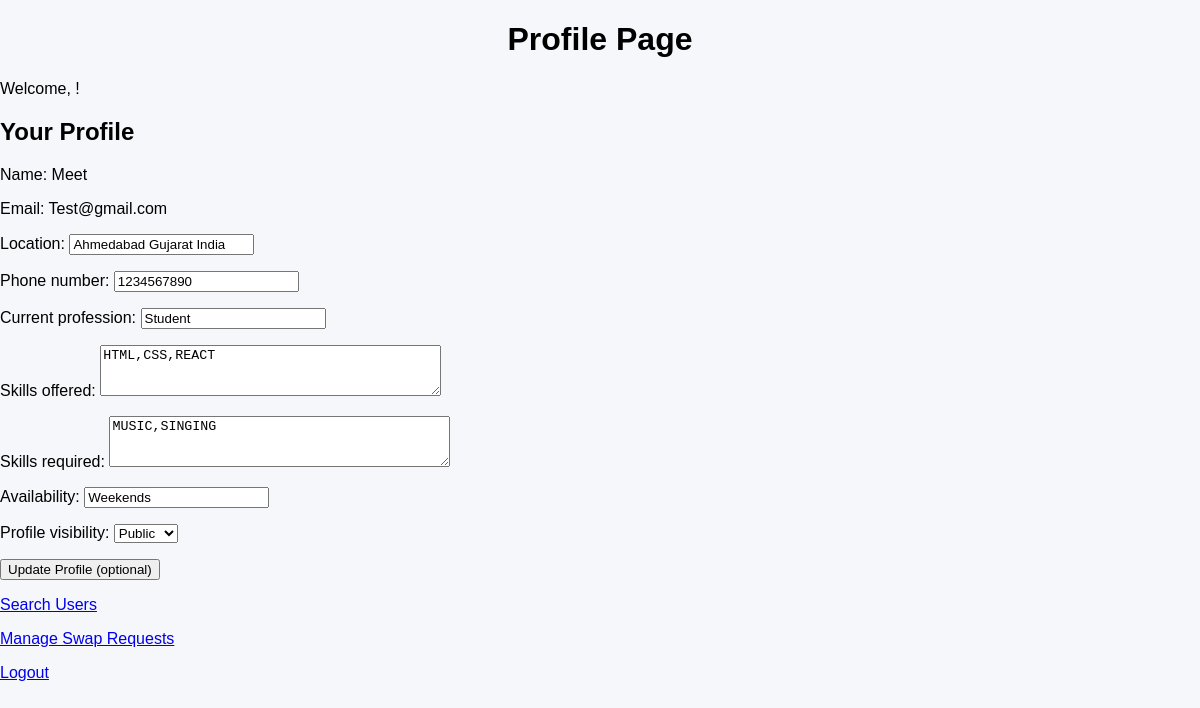
Page /profile/ (signed in) on the earlier database version.
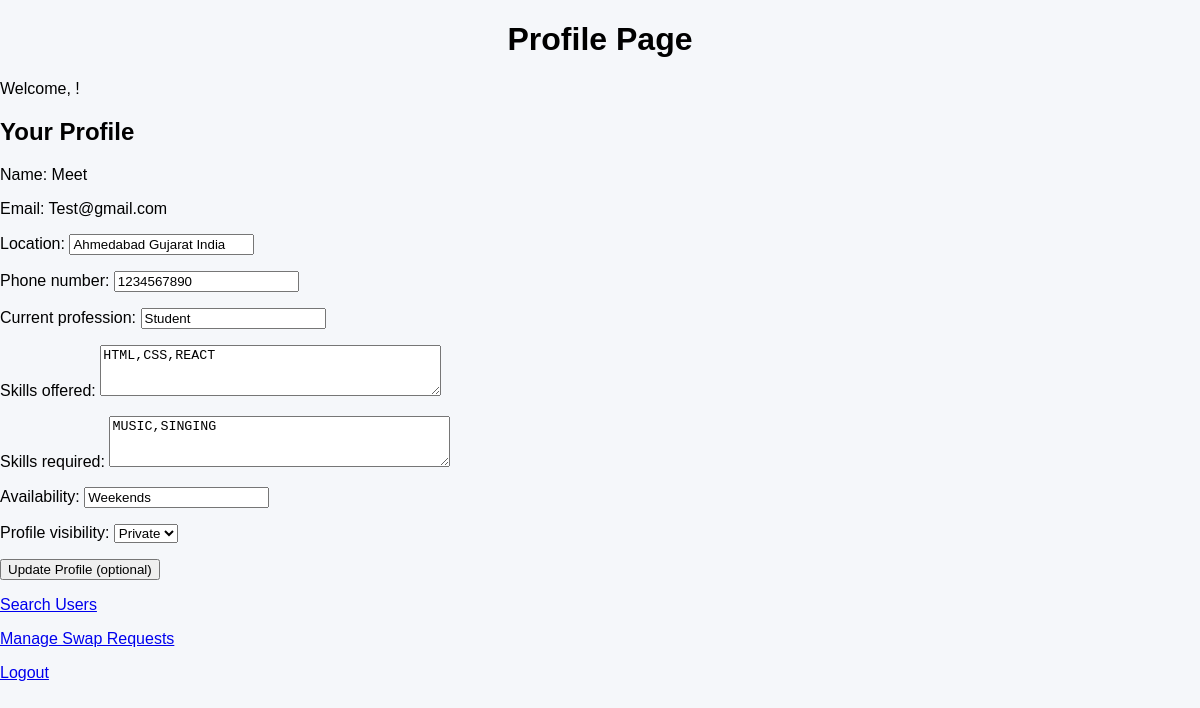
Same page on the later database version.
### skill_swap_user/models.py (models this page shows, shortened)
class UserDetails(models.Model):
    user = models.OneToOneField(CustomUser, on_delete=models.CASCADE, related_name='details')
    location = models.CharField(max_length=150, blank=True)
    phone_number = models.CharField(max_length=20, blank=True)
    current_profession = models.CharField(max_length=100, blank=True)
    skills_offered = models.TextField(blank=True)
    skills_required = models.TextField(blank=True)
    availability = models.CharField(max_length=100, blank=True)
    profile_visibility = models.CharField(
    max_length=10,
        choices=[('public', 'Public'), ('private', 'Private')],
    default='public'
    )

### skill_swap_user/views.py (the view)
# urls.py: path('profile/', views.profile_view, name='profile'),
def profile_view(request):
    if check_session_timeout(request) or not request.session.get('user_id'):
        return redirect('login')
    user = get_object_or_404(CustomUser, id=request.session['user_id'])
    profile, created = UserDetails.objects.get_or_create(user=user)
    if request.method == 'POST':
        form = UpdateUserDetailsForm(request.POST, instance=profile)
        if form.is_valid():
            form.save()
            messages.success(request, "Profile updated successfully.")
            return redirect('profile')
    else:
        form = UpdateUserDetailsForm(instance=profile)
    return render(request, 'skill_swap_user/profile.html', {
        'user': user,
        'profile': profile,
        'form': form,
    })

### skill_swap_user/forms.py
class UpdateUserDetailsForm(forms.ModelForm):
    class Meta:
        model = UserDetails
        fields = [
            'location', 'phone_number', 'current_profession',
            'skills_offered', 'skills_required', 'availability', 'profile_visibility'
        ]
        widgets = {
            'skills_offered': forms.Textarea(attrs={'rows': 3}),
            'skills_required': forms.Textarea(attrs={'rows': 3}),
        }

### skill_swap_user/views.py (called while the page is built, shortened)
def check_session_timeout(request):
    last_activity = request.session.get('last_activity')
    return False

### skill_swap_user/templates/skill_swap_user/profile.html
{% extends "skill_swap_user/base.html" %} {% load static %} {% block content %}
<h1>Profile Page</h1>
{% if user.is_authenticated %}
<p>Welcome, {{ user.username }}!</p>
<h2>Your Profile</h2>
<p>Name: {{ user.name }}</p>
<p>Email: {{ user.email }}</p>
<form method="post">
  {% csrf_token %} {{ form.as_p }}
  <button type="submit">Update Profile <span>(optional)</span></button>
</form>
<p><a href="{% url 'search_users' %}">Search Users</a></p>
<p><a href="{% url 'manage_requests' %}">Manage Swap Requests</a></p>
<p><a href="{% url 'logout' %}">Logout</a></p>
{% endif %} {% endblock %}

Differences in the rows shown:
changed UserDetails "Ahmedabad Gujarat India": profile_visibility "Public" → "Private"
